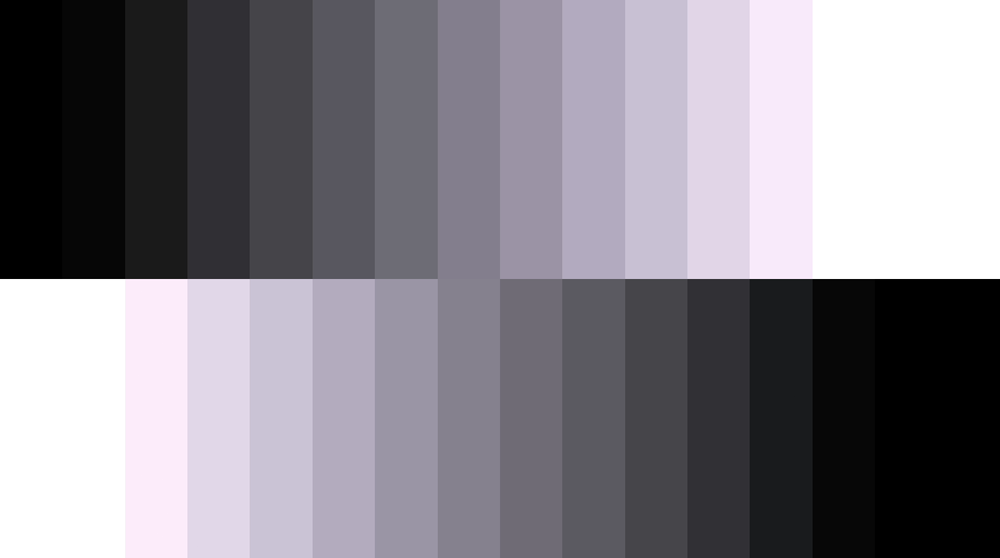
#> input picture Source/versana-gray crop.png, 1000 x 558 px, shrunk from 1430 x 798 before the run
$ python RunThis_for_evaluate.py
#> lines starting #> are read from the running program, lines starting #| are printed output that depends on the picture
### functions.py
#!/usr/bin/env python

#%% imports
import numpy as np
import matplotlib.pyplot as plt
from scipy import interpolate

#%% subfunctions
def rgb_to_gray_lightness(imgRgb): # Lightness method
    return (np.min(imgRgb[..., :3], axis=-1) + np.max(imgRgb[..., :3], axis=-1)) * 0.5

def rgb_to_gray_average(imgRgb): # Average method
    return np.dot(imgRgb[..., :3], [0.3333, 0.3333, 0.3333])

def rgb_to_gray_luminosity(imgRgb): # Luminosity method(general method), same result with tensorflow.image.rgb_to_grayscale()
    return np.dot(imgRgb[..., :3], [0.2989, 0.5870, 0.1140])

def load_image_as_rgb_and_gray8bits(fileName, method="luminosity"):
#> called with fileName = './Source/versana-gray crop.png', method = 'luminosity'
    max8bits = 2**8 - 1
    max16bits = 2**16 - 1
    try:
        imgRgb = plt.imread(fileName)
#> imgRgb is the input picture: shape (558, 1000, 4) float32; mean R, G, B, A 0.521, 0.507, 0.54, 1
    except Exception:
        raise Exception("Unsupported image format of the file '{}'.".format(fileName))
    if imgRgb.dtype == np.uint8:
        imgRgb = imgRgb.astype(np.float32) / max8bits
    elif imgRgb.dtype == np.uint16:
        imgRgb = imgRgb.astype(np.float32) / max16bits
    elif imgRgb.dtype == np.float16:
        imgRgb = imgRgb.astype(np.float32)
    elif imgRgb.dtype == np.float32 or imgRgb.dtype == np.float64:
        pass
    else:
        raise ValueError("Unsupported image data type")
    if method == "lightness":
        return imgRgb, np.around(rgb_to_gray_lightness(imgRgb) * max8bits).astype("uint8")
    elif method == "average":
        return imgRgb, np.around(rgb_to_gray_average(imgRgb) * max8bits).astype("uint8")
    elif method == "luminosity":
        return imgRgb, np.around(rgb_to_gray_luminosity(imgRgb) * max8bits).astype("uint8")
    else:
        raise ValueError("Unsupported rgb2gray method")

def get_brightness_profile_as_list(imageGray, targetColumn=0, numBptsInt=16, isShow=False, figTitle=""):
    profile = imageGray[targetColumn, :].tolist()
    srcLeng = len(profile)
    if srcLeng < numBptsInt:
        raise ValueError("A number of breakpoints is too many compared to a list size")
    bptsList = np.around(np.linspace(0, srcLeng - 1, numBptsInt + 1, endpoint=True)[:numBptsInt] + (srcLeng / numBptsInt * 0.5)).astype("int32").tolist()
    if isShow:
        if targetColumn == 0:
            textSpecDict = {"ha": 'left', "va": 'top', "fontsize": 8}
        else:
            textSpecDict = {"ha": 'left', "va": 'bottom', "fontsize": 8}
        plt.figure(figsize=(10, 5))
        plt.imshow(imageGray, cmap="gray", vmin=0, vmax=255)
        if targetColumn == -1:
            textYLoc = imageGray.shape[0] - 5
        else:
            textYLoc = targetColumn + 25
        for bpt in bptsList:
            plt.text(int(bpt - (srcLeng / numBptsInt * 0.5)), textYLoc, str(imageGray[targetColumn, bpt]), color='red')
        plt.title(figTitle)
    return bptsList, np.array(profile)[bptsList]

def regression(x, y, X, method, skipClpSat=False):
    """
    This function performs interpolation or regression on the given x-y data points, and returns the dependent variables on
    the given new x points using the specified method.
    Parameters:
    x: list of x values
    y: list of y values
    X: list of x values to calculate the interpolated or regressed y values
    method: str, interpolation or regression method to be used ('linear', 'cubic', or 'spline')
    skipClpSat: bool, optional, whether to remove saturated (255) or clipped out (0) data points from dependent variables of these regressions
    Returns:
    x: list of x values
    y: list of y values
    X: list of x values for which y values were interpolated or regressed
    YValid: list of valid (not over/undershot, not decreased) y values
    H: regression or interpolation object
    errIdx: list of x values for which y values are invalid (i.e., outside the range of previous values)
    """
    min8bits = 0
    max8bits = 2**8 - 1
    if not(len(x) == len(y)):
        raise ValueError("length is not matched for x and y")
    if skipClpSat:
        idx = (y > min8bits) & (y < max8bits)
        x = np.array(x)[idx].tolist()
        y = np.array(y)[idx].tolist()
    if method == "linear":
        H = np.polyfit(x, y, deg=1)
        Y = np.polyval(H, X)
    elif method == "cubic":
        H = interpolate.interp1d(x, y, kind="cubic", fill_value="extrapolate")
        Y = H(X)
    elif method == "spline":
        H = interpolate.UnivariateSpline(x, y)
        Y = H(X)
    else:
        raise ValueError("Unsupported interpolation method")
    Y = np.clip(np.around(Y), min8bits, max8bits).astype("uint8").tolist()
    YValid = list()
    errIdx = list()
    for valx, valy in zip(X, Y):
        if not(YValid):
            YValid.append(valy)
        else:
            if valy >= YValid[-1]:
                YValid.append(valy)
            else:
                YValid.append(YValid[-1])
                errIdx.append(valx)
    return x, y, X, YValid, H, errIdx

def piecewiseLinearInterpolation(x, y):
    min8bits = 0
    max8bits = 2**8 - 1
    if not(len(x) == len(y)):
        raise ValueError("length is not matched for x and y")
    X = np.linspace(min(x), max(x), max(x) - min(x) + 1, endpoint=True).astype("uint8").tolist()
    H = interpolate.interp1d(x, y, kind="linear", fill_value="extrapolate")
    Y = H(X)
    return x, y, X, np.clip(np.around(Y), min8bits, max8bits).astype("uint8").tolist()

# [28 lines left out: functions solve_inverse_problem, solve_for_x, not called in this run]

### RunThis_for_evaluate.py
#!/usr/bin/env python

#%% imports
from functions import *

GsdfImagePathName = "./Source/versana-gray crop.png"
TargetNumBpts = 16

if __name__ == "__main__":
    # load an image as a 8-bits grayscale
    imageRgb, imageGray8Bits = load_image_as_rgb_and_gray8bits(GsdfImagePathName, method="luminosity")
    # generate the reference brightness profile (assumed, guided by SJLee)
    refBrightnessList = np.linspace(0.0, 2**8 - 1.0, TargetNumBpts, endpoint=True).astype("uint8").tolist()
    # get brightness profiles from the 8-bits grayscale image
    _, topProfileBrightnessList = get_brightness_profile_as_list(imageGray8Bits, targetColumn=0, numBptsInt=TargetNumBpts)
#> in get_brightness_profile_as_list, `profile = imageGray[targetColumn, :].tolist()`: profile = 1000 values, max 255 at index 813, min 0 at index 0, mean 138.9
#> in get_brightness_profile_as_list, `srcLeng = len(profile)`: srcLeng = 1000
#> in get_brightness_profile_as_list, `bptsList = np.around(np.linspace(0, srcLeng - 1, numBptsInt + 1, endpo..`: bptsList = [31, 94, 156, 219, 281, 343, 406, 468, 531, 593, 656, 718, 780, 843, 905, 968]
#> topProfileBrightnessList = [0, 6, 26, 48, 69, 88, 109, 129, 151, 175, 197, 219, 240, 255, 255, 255]
    _, btmProfileBrightnessList = get_brightness_profile_as_list(imageGray8Bits, targetColumn=-1, numBptsInt=TargetNumBpts)
#> btmProfileBrightnessList = [255, 255, 242, 220, 199, 176, 152, 132, 109, 91, 70, 49, 27, 7, 0, 0]
    btmProfileBrightnessList = btmProfileBrightnessList[::-1] # it looks a bottom profile has inversed indice
#> btmProfileBrightnessList = [0, 0, 7, 27, 49, 70, 91, 109, 132, 152, 176, 199, 220, 242, 255, 255]
    gsdfBrightnessList = topProfileBrightnessList
#> gsdfBrightnessList has the same summary as topProfileBrightnessList
    #%% various regressions (linear regression: linear, skipped linear; non-linear regressions: cubic, spline, skipped cubic, skipped spline)
    # do regressions
    xList = np.arange(2**8).astype("uint8").tolist()
    _, _, _, yFullLinear, hFullLinear, errIdxFullLinear = regression(refBrightnessList, gsdfBrightnessList, xList, method="linear", skipClpSat=False)
#> in regression, `H = np.polyfit(x, y, deg=1)`: H = [1.14, -5.88]
#> in regression, `Y = np.polyval(H, X)`: Y = 256 values from -5.88 to 283.6
#> in regression, `Y = np.clip(np.around(Y), min8bits, max8bits).astype("uint8").tolist()`: Y = 256 values from 0 to 255
#> the loop in regression, `for valx, valy in zip(X, Y):` made 256 passes
#> valy on passes 1 to 3: 0, 0, 0
#> after the loop in regression, `for valx, valy in zip(X, Y):`: errIdx = []
#> yFullLinear = 256 values from 0 to 255; hFullLinear = [1.14, -5.88]; errIdxFullLinear = []
    _, _, _, yFullCubic, hFullCubic, errIdxFullCubic = regression(refBrightnessList, gsdfBrightnessList, xList, method="cubic", skipClpSat=False)
#> the loop in regression (call 2), `for valx, valy in zip(X, Y):` made 256 passes
#> yFullCubic = 256 values from 0 to 255; errIdxFullCubic = [241, 242, 243, 244, 245, 246, 247, 248, 249, 250, 251, 252, 253]
    _, _, _, yFullSpline, hFullSpline, errIdxFullSpline = regression(refBrightnessList, gsdfBrightnessList, xList, method="spline", skipClpSat=False)
#> yFullSpline = 256 values from 0 to 255; errIdxFullSpline = [254, 255]
    _, _, _, yPartialLinear, hPartialLinear, errIdxPartialLinear = regression(refBrightnessList, gsdfBrightnessList, xList, method="linear", skipClpSat=True)
#> yPartialLinear = 256 values from 0 to 255; hPartialLinear = [1.25, -17.06]; errIdxPartialLinear = []
    xEval_bpts, yEval_bpts, _, yPartialCubic, hPartialCubic, errIdxPartialCubic = regression(refBrightnessList, gsdfBrightnessList, xList, method="cubic", skipClpSat=True)
#> xEval_bpts = [17, 34, 51, 68, 85, 102, 119, 136, 153, 170, 187, 204]; yEval_bpts = [6, 26, 48, 69, 88, 109, 129, 151, 175, 197, 219, 240]; yPartialCubic = 256 values from 0 to 255; errIdxPartialCubic = []
    _, _, _, yPartialSpline, hPartialSpline, errIdxPartialSpline = regression(refBrightnessList, gsdfBrightnessList, xList, method="spline", skipClpSat=True)
#> yPartialSpline = 256 values from 0 to 255; errIdxPartialSpline = []
    _, _, xEval_pwlinear, yEval_pwlinear = piecewiseLinearInterpolation(xEval_bpts, yEval_bpts)
#> in piecewiseLinearInterpolation, `Y = H(X)`: Y = 188 values from 6 to 240
#> xEval_pwlinear = 188 values from 17 to 204; yEval_pwlinear = 188 values from 6 to 240
    # calc a difference
    yList = [yFullLinear, yFullCubic, yFullSpline, yPartialLinear, yPartialCubic, yPartialSpline]
    difList_bpts = [np.array(f)[xEval_bpts] - np.array(yEval_bpts) for f in yList]
#> difList_bpts = [[7, 7, 4, 2, 3, 1, 0, -2, -7, -10, -13, -14], [0, 0, 0, 0, 0, 0, 0, 0, 0, 0, 0, 0], [0, 0, 0, 0, 1, 0, 0, 0, -1, 1, 1, -1], [-2, 0, -1, -1, 1, 2, 3, 2, 0, -1, -2, -1], [0, 0, 0, 0, 0, 0, 0, 0, 0, 0, 0, 0], [0, 1, -1, -1, 0, 0, 2, 1, -1, -1, -1, 1]]
    difList_pwlinear = [np.array(f)[xEval_pwlinear] - np.array(yEval_pwlinear) for f in yList]
#> difList_pwlinear = 6 items
    # calc an error (std)
    stdList_bpts = [np.std(dif) for dif in difList_bpts]
#> stdList_bpts = [7.1, 0, 0.64, 1.58, 0, 1]
    stdList_pwlinear = [np.std(dif) for dif in difList_pwlinear]
#> stdList_pwlinear = [6.62, 0.357, 0.746, 1.58, 0.334, 0.959]
    # calc the RMSE
    rmsList_bpts = [np.sqrt(np.mean(dif**2)) for dif in difList_bpts]
#> rmsList_bpts = [7.34, 0, 0.645, 1.58, 0, 1]
    rmsList_pwlinear = [np.sqrt(np.mean(dif**2)) for dif in difList_pwlinear]
#> rmsList_pwlinear = [6.84, 0.357, 0.747, 1.59, 0.334, 0.962]
    #%% draw
    # estimated GSDF curves
    mainPltSpecDict = {"num": 98, "nrows": 2, "ncols": 3, "figsize": (18, 9)}
    subplotSpecDict = {"left": 0.05, "bottom": 0.05, "right": 0.95, "top": 0.95, "wspace": 0.2, "hspace": 0.3}
    makersSpectDict = {"marker": 'x', "s": 100, "c": 'green', "label": "Decrement happened"}
    refDrawSpecList = [refBrightnessList, gsdfBrightnessList, '-ok']
#> refDrawSpecList = [[0, 17, 34, 51, 68, 85, 102, 119, 136, 153, 170, 187, 204, 221, 238, 255], [0, 6, 26, 48, 69, 88, 109, 129, 151, 175, 197, 219, 240, 255, 255, 255], '-ok']
    refDrawSpecDict = {"label": 'True', "linewidth": 2}
    tarDrawSpecDict = {"linewidth": 1}
    fig, axes = plt.subplots(**mainPltSpecDict)
    fig.subplots_adjust(**subplotSpecDict)
    titleList = ['Linear', 'Cubic', 'Spline', 'Partial linear', 'Partial cubic', 'Partial spline']
    errIdxListList = [errIdxFullLinear, errIdxFullCubic, errIdxFullSpline, errIdxPartialLinear, errIdxPartialCubic, errIdxPartialSpline]
#> errIdxListList = [[], [241, 242, 243, 244, 245, 246, 247, 248, 249, 250, 251, 252, 253], [254, 255], [], [], []]
    for idx, tmpAxis in enumerate(axes.flat):
        tmpAxis.plot(*refDrawSpecList, **refDrawSpecDict)
        tmpAxis.plot(xList, yList[idx], '-r', label=titleList[idx], **tarDrawSpecDict)
        tmpAxis.grid()
        tmpAxis.set_title(titleList[idx])
        if errIdxListList[idx]:
            tmpAxis.scatter(errIdxListList[idx], np.array(yList[idx])[errIdxListList[idx]], **makersSpectDict)
        tmpAxis.legend()
        tmpAxis.set_aspect('equal')
    plt.tight_layout()
    # RMSE
    mainPltSpecDict = {"num": 99, "nrows": 1, "ncols": 2, "figsize": (12, 6)}
    subplotSpecDict = {"left": 0.05, "bottom": 0.05, "right": 0.95, "top": 0.95, "wspace": 0.2, "hspace": 0.3}
    errbarsSpecDict = {"fmt": "o", "capsize": 3}
    errTextSpecDict = {"ha": 'right', "va": 'bottom', "fontsize": 8}
    makersSpectDict = {"marker": 'o', "s": 100, "linewidth": 2, "edgecolors": 'red', "facecolors": "None", "label": "Minimum RMSE"}
    fig, axes = plt.subplots(**mainPltSpecDict)
    fig.subplots_adjust(**subplotSpecDict)
    rmsListList = [rmsList_bpts, rmsList_pwlinear]
#> rmsListList = [[7.34, 0, 0.645, 1.58, 0, 1], [6.84, 0.357, 0.747, 1.59, 0.334, 0.962]]
    stdListList = [stdList_bpts, stdList_pwlinear]
#> stdListList = [[7.1, 0, 0.64, 1.58, 0, 1], [6.62, 0.357, 0.746, 1.58, 0.334, 0.959]]
    titleList = ["Error calculated at breakpoints only", "Error of deviation from piecewise linear model"]
    xlabelList = ["Linear", "Cubic", "Spline", "Partial\nLinear", "Partial\nCubic", "Partial\nSpline"]
    for idx0, tmpAxis in enumerate(axes.flat):
        tmpAxis.errorbar(xlabelList, rmsListList[idx0], yerr=stdListList[idx0], **errbarsSpecDict)
        tmpAxis.grid()
        tmpAxis.set_xlabel("Regression model")
        tmpAxis.set_ylabel("RMSE")
        tmpAxis.set_title(titleList[idx0])
        tmpAxis.set_ylim(-0.5, max(rmsListList[idx0]) + max(stdListList[idx0]) + 1.0)
        for idx1, (tmpXLabel, tmpRms, tmpStd) in enumerate(zip(xlabelList, rmsListList[idx0], stdListList[idx0])):
            tmpText = tmpAxis.text(tmpXLabel, tmpRms + tmpStd + 0.1, f"RMSE = {tmpRms:.3f}\nSTD = {tmpStd:.3f}", **errTextSpecDict)
            if idx1 == 0:
                tmpText.set_ha("left")
            if tmpRms == min(rmsListList[idx0]):
                tmpAxis.scatter(tmpXLabel, tmpRms, **makersSpectDict)
    tmpAxis.legend()
    plt.tight_layout()
    plt.show()
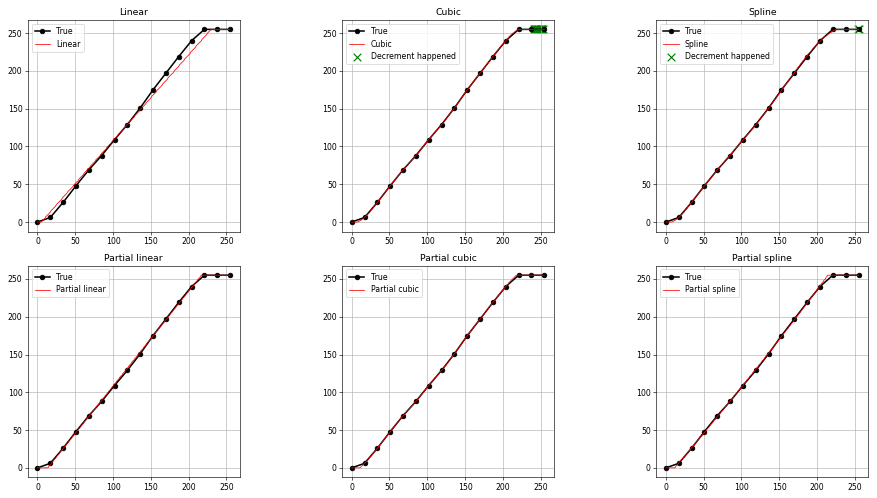
#> figure drawn by matplotlib, 6 panels; panel 1: curve peaks at x = 221, y = 255; panel 1: curve peaks at x = 230, y = 255; panel 2: curve peaks at x = 221, y = 255; panel 2: curve peaks at x = 220, y = 255
